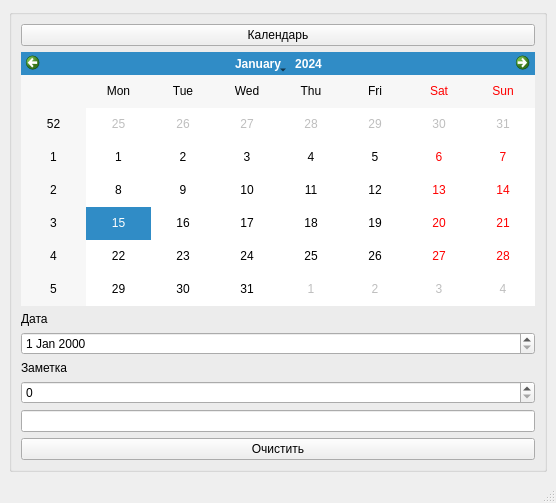
<?xml version="1.0" encoding="UTF-8"?>
<ui version="4.0">
 <class>MainWindow</class>
 <widget class="QMainWindow" name="MainWindow">
  <property name="geometry">
   <rect>
    <x>0</x>
    <y>0</y>
    <width>556</width>
    <height>503</height>
   </rect>
  </property>
  <property name="windowTitle">
   <string>MainWindow</string>
  </property>
  <widget class="QWidget" name="centralwidget">
   <layout class="QGridLayout" name="gridLayout_2">
    <item row="0" column="0">
     <widget class="QGroupBox" name="groupBox">
      <property name="title">
       <string/>
      </property>
      <layout class="QGridLayout" name="gridLayout">
       <item row="1" column="0">
        <widget class="QCalendarWidget" name="cW_calendar"/>
       </item>
       <item row="4" column="0">
        <widget class="QDateEdit" name="dE_date"/>
       </item>
       <item row="9" column="0">
        <widget class="QLabel" name="l_note">
         <property name="text">
          <string>Заметка</string>
         </property>
        </widget>
       </item>
       <item row="12" column="0">
        <widget class="QLineEdit" name="lE_note"/>
       </item>
       <item row="15" column="0">
        <widget class="QPushButton" name="pB_clear">
         <property name="text">
          <string>Очистить</string>
         </property>
        </widget>
       </item>
       <item row="10" column="0">
        <widget class="QSpinBox" name="spinBox"/>
       </item>
       <item row="3" column="0">
        <widget class="QLabel" name="l_data">
         <property name="text">
          <string>Дата</string>
         </property>
        </widget>
       </item>
       <item row="0" column="0">
        <widget class="QPushButton" name="pB_calendar">
         <property name="text">
          <string>Календарь</string>
         </property>
        </widget>
       </item>
      </layout>
     </widget>
    </item>
   </layout>
  </widget>
  <widget class="QStatusBar" name="statusbar"/>
 </widget>
 <resources/>
 <connections>
  <connection>
   <sender>pB_clear</sender>
   <signal>clicked()</signal>
   <receiver>lE_note</receiver>
   <slot>clear()</slot>
   <hints>
    <hint type="sourcelabel">
     <x>42</x>
     <y>446</y>
    </hint>
    <hint type="destinationlabel">
     <x>36</x>
     <y>422</y>
    </hint>
   </hints>
  </connection>
  <connection>
   <sender>pB_clear</sender>
   <signal>clicked()</signal>
   <receiver>spinBox</receiver>
   <slot>clear()</slot>
   <hints>
    <hint type="sourcelabel">
     <x>69</x>
     <y>449</y>
    </hint>
    <hint type="destinationlabel">
     <x>66</x>
     <y>389</y>
    </hint>
   </hints>
  </connection>
  <connection>
   <sender>pB_calendar</sender>
   <signal>clicked()</signal>
   <receiver>cW_calendar</receiver>
   <slot>showToday()</slot>
   <hints>
    <hint type="sourcelabel">
     <x>508</x>
     <y>31</y>
    </hint>
    <hint type="destinationlabel">
     <x>476</x>
     <y>201</y>
    </hint>
   </hints>
  </connection>
  <connection>
   <sender>dE_date</sender>
   <signal>timeChanged(QTime)</signal>
   <receiver>pB_calendar</receiver>
   <slot>showMenu()</slot>
   <hints>
    <hint type="sourcelabel">
     <x>412</x>
     <y>343</y>
    </hint>
    <hint type="destinationlabel">
     <x>432</x>
     <y>22</y>
    </hint>
   </hints>
  </connection>
  <connection>
   <sender>dE_date</sender>
   <signal>dateChanged(QDate)</signal>
   <receiver>cW_calendar</receiver>
   <slot>setSelectedDate(QDate)</slot>
   <hints>
    <hint type="sourcelabel">
     <x>116</x>
     <y>339</y>
    </hint>
    <hint type="destinationlabel">
     <x>149</x>
     <y>254</y>
    </hint>
   </hints>
  </connection>
 </connections>
</ui>
